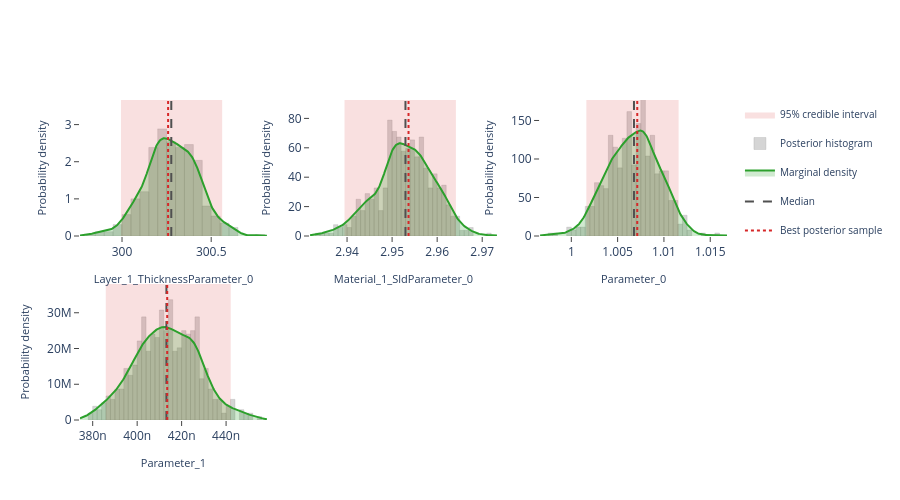

Notebook code for this chart:
### Markdown cell above
## Interactive posterior plots

The next three cells render the same Plotly figures that are shown on the
Bayesian Posterior tab of the EasyReflectometryApp:

* **Marginals** — per-parameter distribution: histogram + smooth KDE marginal,
  shaded 95% credible interval, and median / best-sample lines
  (`plot_distribution` or `posterior.distribution()`)
* **Corner plot** — pairwise marginals + 2-D contours + scatter (`plot_corner`)
* **Traces** — per-chain trace + marginal histogram (`plot_trace`)

The standalone helpers are called with ``return_figure=True`` so they return a
Plotly ``Figure`` that we render in the notebook with ``fig.show()``; the
``PosteriorResults`` methods return the figure directly.

### Code cell
# ---- Marginal posterior distributions ---------------------------------------
# One panel per free parameter, each overlaying the posterior histogram, a
# smooth Gaussian-KDE marginal, the shaded 95% credible interval, and the
# median / best-sample reference lines.  Mirrors the "Marginals" sub-tab in
# the EasyReflectometryApp.

# The PosteriorResults method passes ``logp`` through automatically so the
# best posterior sample (MAP) line is drawn:
fig = posterior.distribution()
fig.show()

# Standalone equivalent (pass ``logp`` to get the best-sample line):
# fig = plot_distribution(
#     posterior.draws,
#     posterior.param_names,
#     logp=posterior.logp,
#     return_figure=True,
# )
# fig.show()

### Figure 1 — Plotly figure (JSON) as saved in the notebook; plotly's stock layout.template omitted (floating-point values rounded to 4 significant figures; data arrays with more than 128 entries replaced by an {"elided": "..."} marker saying what was removed)
{"data": [{"fill": "toself", "fillcolor": "rgba(214, 39, 40, 0.14)", "hoverinfo": "skip", "legendgroup": "95% credible interval", "line": {"color": "rgba(214, 39, 40, 0.14)", "width": 0}, "mode": "lines", "name": "95% credible interval", "showlegend": true, "type": "scatter", "x": [300.0, 300.6, 300.6, 300.0, 300.0], "xaxis": "x", "y": [0.0, 0.0, 3.662, 3.662, 0.0], "yaxis": "y"}, {"histnorm": "probability density", "hovertemplate": "sample=%{x:.4f}<br>density: %{y:.2f}<extra></extra>", "legendgroup": "histogram", "marker": {"color": "rgba(120, 120, 120, 0.38)", "line": {"color": "rgba(120, 120, 120, 0.24)", "width": 1}}, "name": "Posterior histogram", "nbinsx": 40, "opacity": 0.82, "showlegend": true, "type": "histogram", "x": {"elided": "520 float values"}, "xaxis": "x", "yaxis": "y"}, {"fill": "tozeroy", "fillcolor": "rgba(44, 160, 44, 0.22)", "hovertemplate": "Layer_1_ThicknessParameter_0: %{x:.4f}<br>density: %{y:.4f}<extra></extra>", "legendgroup": "marginal", "line": {"color": "rgb(44, 160, 44)", "width": 2}, "mode": "lines", "name": "Marginal density", "showlegend": true, "type": "scatter", "x": {"elided": "256 float values"}, "xaxis": "x", "y": {"elided": "256 float values"}, "yaxis": "y"}, {"hovertemplate": "Median: %{x:.4f}<extra></extra>", "legendgroup": "Median", "line": {"color": "rgb(80, 80, 80)", "dash": "dash", "width": 2}, "mode": "lines", "name": "Median", "showlegend": true, "type": "scatter", "x": [300.3, 300.3], "xaxis": "x", "y": [0.0, 3.662], "yaxis": "y"}, {"hovertemplate": "Best posterior sample: %{x:.4f}<extra></extra>", "legendgroup": "Best posterior sample", "line": {"color": "rgb(214, 39, 40)", "dash": "dot", "width": 2}, "mode": "lines", "name": "Best posterior sample", "showlegend": true, "type": "scatter", "x": [300.3, 300.3], "xaxis": "x", "y": [0.0, 3.662], "yaxis": "y"}, {"fill": "toself", "fillcolor": "rgba(214, 39, 40, 0.14)", "hoverinfo": "skip", "legendgroup": "95% credible interval", "line": {"color": "rgba(214, 39, 40, 0.14)", "width": 0}, "mode": "lines", "name": "95% credible interval", "showlegend": false, "type": "scatter", "x": [2.939, 2.964, 2.964, 2.939, 2.939], "xaxis": "x2", "y": [0.0, 0.0, 92.51, 92.51, 0.0], "yaxis": "y2"}, {"histnorm": "probability density", "hovertemplate": "sample=%{x:.4f}<br>density: %{y:.2f}<extra></extra>", "legendgroup": "histogram", "marker": {"color": "rgba(120, 120, 120, 0.38)", "line": {"color": "rgba(120, 120, 120, 0.24)", "width": 1}}, "name": "Posterior histogram", "nbinsx": 40, "opacity": 0.82, "showlegend": false, "type": "histogram", "x": {"elided": "520 float values"}, "xaxis": "x2", "yaxis": "y2"}, {"fill": "tozeroy", "fillcolor": "rgba(44, 160, 44, 0.22)", "hovertemplate": "Material_1_SldParameter_0: %{x:.4f}<br>density: %{y:.4f}<extra></extra>", "legendgroup": "marginal", "line": {"color": "rgb(44, 160, 44)", "width": 2}, "mode": "lines", "name": "Marginal density", "showlegend": false, "type": "scatter", "x": {"elided": "256 float values"}, "xaxis": "x2", "y": {"elided": "256 float values"}, "yaxis": "y2"}, {"hovertemplate": "Median: %{x:.4f}<extra></extra>", "legendgroup": "Median", "line": {"color": "rgb(80, 80, 80)", "dash": "dash", "width": 2}, "mode": "lines", "name": "Median", "showlegend": false, "type": "scatter", "x": [2.953, 2.953], "xaxis": "x2", "y": [0.0, 92.51], "yaxis": "y2"}, {"hovertemplate": "Best posterior sample: %{x:.4f}<extra></extra>", "legendgroup": "Best posterior sample", "line": {"color": "rgb(214, 39, 40)", "dash": "dot", "width": 2}, "mode": "lines", "name": "Best posterior sample", "showlegend": false, "type": "scatter", "x": [2.954, 2.954], "xaxis": "x2", "y": [0.0, 92.51], "yaxis": "y2"}, {"fill": "toself", "fillcolor": "rgba(214, 39, 40, 0.14)", "hoverinfo": "skip", "legendgroup": "95% credible interval", "line": {"color": "rgba(214, 39, 40, 0.14)", "width": 0}, "mode": "lines", "name": "95% credible interval", "showlegend": false, "type": "scatter", "x": [1.002, 1.012, 1.012, 1.002, 1.002], "xaxis": "x3", "y": [0.0, 0.0, 176.6, 176.6, 0.0], "yaxis": "y3"}, {"histnorm": "probability density", "hovertemplate": "sample=%{x:.4f}<br>density: %{y:.2f}<extra></extra>", "legendgroup": "histogram", "marker": {"color": "rgba(120, 120, 120, 0.38)", "line": {"color": "rgba(120, 120, 120, 0.24)", "width": 1}}, "name": "Posterior histogram", "nbinsx": 40, "opacity": 0.82, "showlegend": false, "type": "histogram", "x": {"elided": "520 float values"}, "xaxis": "x3", "yaxis": "y3"}, {"fill": "tozeroy", "fillcolor": "rgba(44, 160, 44, 0.22)", "hovertemplate": "Parameter_0: %{x:.4f}<br>density: %{y:.4f}<extra></extra>", "legendgroup": "marginal", "line": {"color": "rgb(44, 160, 44)", "width": 2}, "mode": "lines", "name": "Marginal density", "showlegend": false, "type": "scatter", "x": {"elided": "256 float values"}, "xaxis": "x3", "y": {"elided": "256 float values"}, "yaxis": "y3"}, {"hovertemplate": "Median: %{x:.4f}<extra></extra>", "legendgroup": "Median", "line": {"color": "rgb(80, 80, 80)", "dash": "dash", "width": 2}, "mode": "lines", "name": "Median", "showlegend": false, "type": "scatter", "x": [1.007, 1.007], "xaxis": "x3", "y": [0.0, 176.6], "yaxis": "y3"}, {"hovertemplate": "Best posterior sample: %{x:.4f}<extra></extra>", "legendgroup": "Best posterior sample", "line": {"color": "rgb(214, 39, 40)", "dash": "dot", "width": 2}, "mode": "lines", "name": "Best posterior sample", "showlegend": false, "type": "scatter", "x": [1.007, 1.007], "xaxis": "x3", "y": [0.0, 176.6], "yaxis": "y3"}, {"fill": "toself", "fillcolor": "rgba(214, 39, 40, 0.14)", "hoverinfo": "skip", "legendgroup": "95% credible interval", "line": {"color": "rgba(214, 39, 40, 0.14)", "width": 0}, "mode": "lines", "name": "95% credible interval", "showlegend": false, "type": "scatter", "x": [3.859e-07, 4.421e-07, 4.421e-07, 3.859e-07, 3.859e-07], "xaxis": "x4", "y": [0.0, 0.0, 38040000.0, 38040000.0, 0.0], "yaxis": "y4"}, {"histnorm": "probability density", "hovertemplate": "sample=%{x:.4f}<br>density: %{y:.2f}<extra></extra>", "legendgroup": "histogram", "marker": {"color": "rgba(120, 120, 120, 0.38)", "line": {"color": "rgba(120, 120, 120, 0.24)", "width": 1}}, "name": "Posterior histogram", "nbinsx": 40, "opacity": 0.82, "showlegend": false, "type": "histogram", "x": {"elided": "520 float values"}, "xaxis": "x4", "yaxis": "y4"}, {"fill": "tozeroy", "fillcolor": "rgba(44, 160, 44, 0.22)", "hovertemplate": "Parameter_1: %{x:.4f}<br>density: %{y:.4f}<extra></extra>", "legendgroup": "marginal", "line": {"color": "rgb(44, 160, 44)", "width": 2}, "mode": "lines", "name": "Marginal density", "showlegend": false, "type": "scatter", "x": {"elided": "256 float values"}, "xaxis": "x4", "y": {"elided": "256 float values"}, "yaxis": "y4"}, {"hovertemplate": "Median: %{x:.4f}<extra></extra>", "legendgroup": "Median", "line": {"color": "rgb(80, 80, 80)", "dash": "dash", "width": 2}, "mode": "lines", "name": "Median", "showlegend": false, "type": "scatter", "x": [4.132e-07, 4.132e-07], "xaxis": "x4", "y": [0.0, 38040000.0], "yaxis": "y4"}, {"hovertemplate": "Best posterior sample: %{x:.4f}<extra></extra>", "legendgroup": "Best posterior sample", "line": {"color": "rgb(214, 39, 40)", "dash": "dot", "width": 2}, "mode": "lines", "name": "Best posterior sample", "showlegend": false, "type": "scatter", "x": [4.135e-07, 4.135e-07], "xaxis": "x4", "y": [0.0, 38040000.0], "yaxis": "y4"}], "layout": {"barmode": "overlay", "height": 500, "legend": {"font": {"size": 10}}, "plot_bgcolor": "white", "showlegend": true, "xaxis": {"anchor": "y", "domain": [0.0, 0.2889], "range": [299.8, 300.8], "showgrid": false, "ticks": "outside", "title": {"font": {"size": 11}, "text": "Layer_1_ThicknessParameter_0"}, "zeroline": false}, "xaxis2": {"anchor": "y2", "domain": [0.3556, 0.6444], "range": [2.932, 2.973], "showgrid": false, "ticks": "outside", "title": {"font": {"size": 11}, "text": "Material_1_SldParameter_0"}, "zeroline": false}, "xaxis3": {"anchor": "y3", "domain": [0.7111, 1.0], "range": [0.9966, 1.017], "showgrid": false, "ticks": "outside", "title": {"font": {"size": 11}, "text": "Parameter_0"}, "zeroline": false}, "xaxis4": {"anchor": "y4", "domain": [0.0, 0.2889], "range": [3.743e-07, 4.584e-07], "showgrid": false, "ticks": "outside", "title": {"font": {"size": 11}, "text": "Parameter_1"}, "zeroline": false}, "xaxis5": {"anchor": "y5", "domain": [0.3556, 0.6444], "showgrid": false, "ticks": "outside", "zeroline": false}, "xaxis6": {"anchor": "y6", "domain": [0.7111, 1.0], "showgrid": false, "ticks": "outside", "zeroline": false}, "yaxis": {"anchor": "x", "domain": [0.575, 1.0], "range": [0.0, 3.662], "showgrid": false, "ticks": "outside", "title": {"font": {"size": 11}, "text": "Probability density"}, "zeroline": false}, "yaxis2": {"anchor": "x2", "domain": [0.575, 1.0], "range": [0.0, 92.51], "showgrid": false, "ticks": "outside", "title": {"font": {"size": 11}, "text": "Probability density"}, "zeroline": false}, "yaxis3": {"anchor": "x3", "domain": [0.575, 1.0], "range": [0.0, 176.6], "showgrid": false, "ticks": "outside", "title": {"font": {"size": 11}, "text": "Probability density"}, "zeroline": false}, "yaxis4": {"anchor": "x4", "domain": [0.0, 0.425], "range": [0.0, 38040000.0], "showgrid": false, "ticks": "outside", "title": {"font": {"size": 11}, "text": "Probability density"}, "zeroline": false}, "yaxis5": {"anchor": "x5", "domain": [0.0, 0.425], "showgrid": false, "ticks": "outside", "zeroline": false}, "yaxis6": {"anchor": "x6", "domain": [0.0, 0.425], "showgrid": false, "ticks": "outside", "zeroline": false}}}
